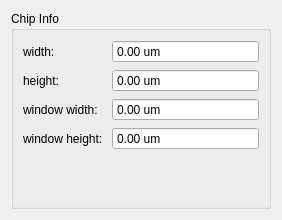
<?xml version="1.0" encoding="UTF-8"?>
<ui version="4.0">
 <class>Form</class>
 <widget class="QWidget" name="Form">
  <property name="windowModality">
   <enum>Qt::ApplicationModal</enum>
  </property>
  <property name="geometry">
   <rect>
    <x>0</x>
    <y>0</y>
    <width>282</width>
    <height>220</height>
   </rect>
  </property>
  <property name="sizePolicy">
   <sizepolicy hsizetype="Fixed" vsizetype="Fixed">
    <horstretch>0</horstretch>
    <verstretch>0</verstretch>
   </sizepolicy>
  </property>
  <property name="contextMenuPolicy">
   <enum>Qt::NoContextMenu</enum>
  </property>
  <property name="windowTitle">
   <string>Chip Info</string>
  </property>
  <layout class="QVBoxLayout" name="verticalLayout">
   <item>
    <widget class="QGroupBox" name="groupBox_2">
     <property name="minimumSize">
      <size>
       <width>0</width>
       <height>0</height>
      </size>
     </property>
     <property name="title">
      <string>Chip Info</string>
     </property>
     <layout class="QFormLayout" name="formLayout_2">
      <item row="0" column="0">
       <widget class="QLabel" name="label_4">
        <property name="text">
         <string>width: </string>
        </property>
       </widget>
      </item>
      <item row="0" column="1">
       <widget class="QDoubleSpinBox" name="doubleSpinBox_4">
        <property name="enabled">
         <bool>true</bool>
        </property>
        <property name="wrapping">
         <bool>false</bool>
        </property>
        <property name="frame">
         <bool>true</bool>
        </property>
        <property name="readOnly">
         <bool>true</bool>
        </property>
        <property name="buttonSymbols">
         <enum>QAbstractSpinBox::NoButtons</enum>
        </property>
        <property name="prefix">
         <string/>
        </property>
        <property name="suffix">
         <string> um</string>
        </property>
       </widget>
      </item>
      <item row="1" column="0">
       <widget class="QLabel" name="label_5">
        <property name="text">
         <string>height: </string>
        </property>
       </widget>
      </item>
      <item row="1" column="1">
       <widget class="QDoubleSpinBox" name="doubleSpinBox_5">
        <property name="enabled">
         <bool>true</bool>
        </property>
        <property name="wrapping">
         <bool>false</bool>
        </property>
        <property name="frame">
         <bool>true</bool>
        </property>
        <property name="readOnly">
         <bool>true</bool>
        </property>
        <property name="buttonSymbols">
         <enum>QAbstractSpinBox::NoButtons</enum>
        </property>
        <property name="prefix">
         <string/>
        </property>
        <property name="suffix">
         <string> um</string>
        </property>
       </widget>
      </item>
      <item row="2" column="1">
       <widget class="QDoubleSpinBox" name="doubleSpinBox_6">
        <property name="enabled">
         <bool>true</bool>
        </property>
        <property name="wrapping">
         <bool>false</bool>
        </property>
        <property name="frame">
         <bool>true</bool>
        </property>
        <property name="readOnly">
         <bool>true</bool>
        </property>
        <property name="buttonSymbols">
         <enum>QAbstractSpinBox::NoButtons</enum>
        </property>
        <property name="prefix">
         <string/>
        </property>
        <property name="suffix">
         <string> um</string>
        </property>
       </widget>
      </item>
      <item row="3" column="1">
       <widget class="QDoubleSpinBox" name="doubleSpinBox_7">
        <property name="enabled">
         <bool>true</bool>
        </property>
        <property name="wrapping">
         <bool>false</bool>
        </property>
        <property name="frame">
         <bool>true</bool>
        </property>
        <property name="readOnly">
         <bool>true</bool>
        </property>
        <property name="buttonSymbols">
         <enum>QAbstractSpinBox::NoButtons</enum>
        </property>
        <property name="prefix">
         <string/>
        </property>
        <property name="suffix">
         <string> um</string>
        </property>
       </widget>
      </item>
      <item row="2" column="0">
       <widget class="QLabel" name="label_6">
        <property name="text">
         <string>window width: </string>
        </property>
       </widget>
      </item>
      <item row="3" column="0">
       <widget class="QLabel" name="label_7">
        <property name="text">
         <string>window height: </string>
        </property>
       </widget>
      </item>
     </layout>
    </widget>
   </item>
  </layout>
 </widget>
 <resources/>
 <connections/>
</ui>
